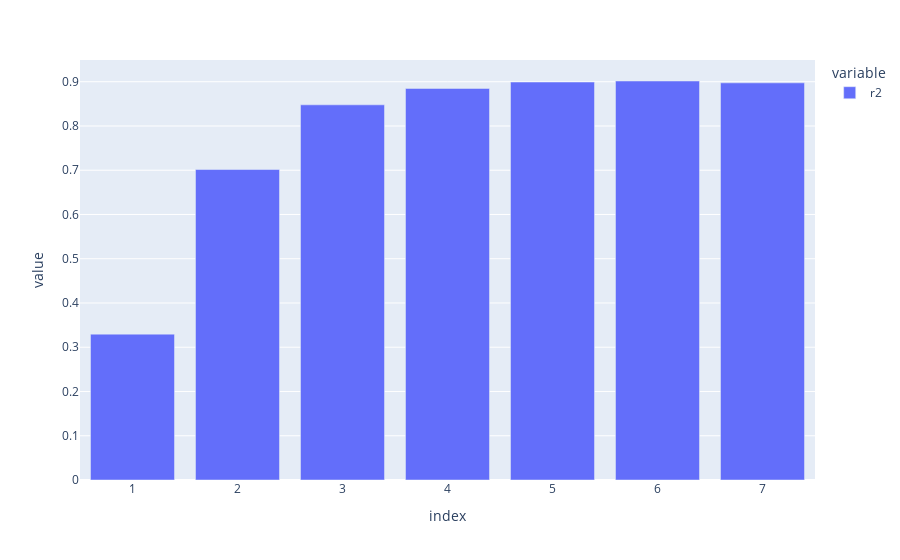

Write notebook code for a chart like this one.
### Code cell
df_accuracy = get_accuracies_per_month(df_ml_1, LinearRegression)
px.bar(df_accuracy, x = "index", y = ["r2"])

### Figure 1 — Plotly figure (JSON) as saved in the notebook; plotly's stock layout.template omitted (floating-point values rounded to 4 significant figures)
{"data": [{"alignmentgroup": "True", "hovertemplate": "variable=r2<br>index=%{x}<br>value=%{y}<extra></extra>", "legendgroup": "r2", "marker": {"color": "#636efa", "pattern": {"shape": ""}}, "name": "r2", "offsetgroup": "r2", "orientation": "v", "showlegend": true, "textposition": "auto", "type": "bar", "x": [1, 2, 3, 4, 5, 6, 7], "xaxis": "x", "y": [0.3296, 0.7016, 0.8478, 0.8848, 0.8993, 0.9016, 0.8974], "yaxis": "y"}], "layout": {"barmode": "relative", "legend": {"title": {"text": "variable"}, "tracegroupgap": 0}, "margin": {"t": 60}, "xaxis": {"anchor": "y", "domain": [0, 1], "title": {"text": "index"}}, "yaxis": {"anchor": "x", "domain": [0, 1], "title": {"text": "value"}}}}
